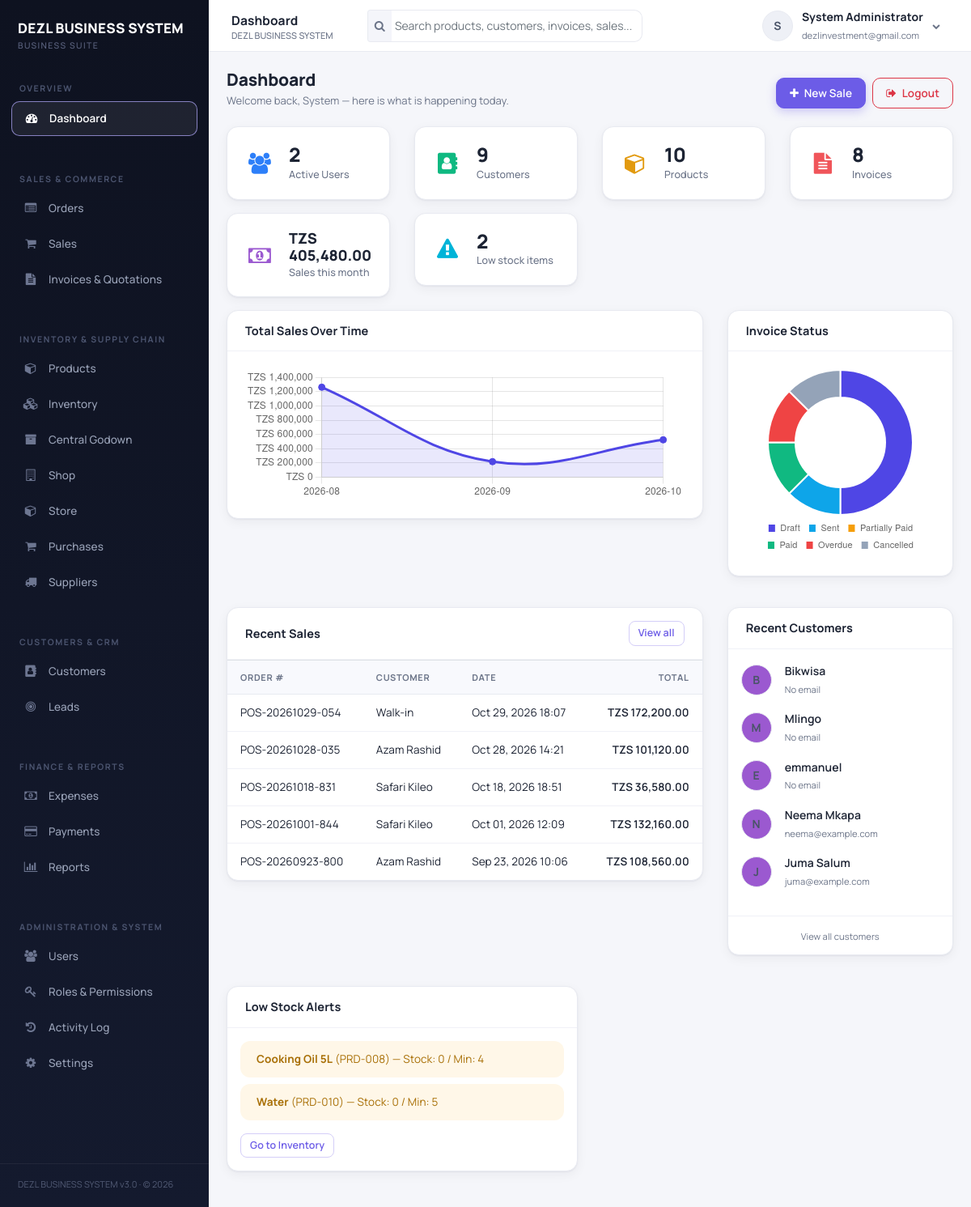
/dashboard.php (signed in), run on the app's committed database.
### tables this page shows
CREATE TABLE `users` (
  `user_id` int(10) UNSIGNED NOT NULL,
  `tenant_id` int(10) UNSIGNED NOT NULL,
  `username` varchar(100) NOT NULL,
  `email` varchar(191) NOT NULL,
  `password_hash` varchar(255) NOT NULL,
  `first_name` varchar(100) NOT NULL,
  `last_name` varchar(100) NOT NULL,
  `phone` varchar(50) DEFAULT NULL,
  `is_active` tinyint(1) NOT NULL DEFAULT 1,
  `last_login` datetime DEFAULT NULL,
  `created_at` timestamp NOT NULL DEFAULT current_timestamp()
);

CREATE TABLE `pos_orders` (
  `order_id` int(10) UNSIGNED NOT NULL,
  `tenant_id` int(10) UNSIGNED NOT NULL,
  `session_id` int(10) UNSIGNED DEFAULT NULL,
  `warehouse_id` int(10) UNSIGNED DEFAULT NULL,
  `order_number` varchar(100) NOT NULL,
  `contact_id` int(10) UNSIGNED DEFAULT NULL,
  `order_date` datetime NOT NULL,
  `subtotal` decimal(12,2) NOT NULL DEFAULT 0.00,
  `tax_amount` decimal(12,2) NOT NULL DEFAULT 0.00,
  `discount` decimal(12,2) NOT NULL DEFAULT 0.00,
  `total` decimal(12,2) NOT NULL DEFAULT 0.00,
  `status` enum('pending','completed','cancelled') NOT NULL DEFAULT 'completed',
  `created_by` int(10) UNSIGNED DEFAULT NULL,
  `created_at` timestamp NOT NULL DEFAULT current_timestamp()
);

CREATE TABLE `tenants` (
  `tenant_id` int(10) UNSIGNED NOT NULL,
  `name` varchar(191) NOT NULL,
  `email` varchar(191) DEFAULT NULL,
  `phone` varchar(50) DEFAULT NULL,
  `address` text DEFAULT NULL,
  `currency_code` varchar(10) NOT NULL DEFAULT 'TZS',
  `created_at` timestamp NOT NULL DEFAULT current_timestamp()
);

CREATE TABLE `contacts` (
  `contact_id` int(10) UNSIGNED NOT NULL,
  `tenant_id` int(10) UNSIGNED NOT NULL,
  `contact_type_id` int(10) UNSIGNED DEFAULT 1,
  `customer_number` varchar(30) DEFAULT NULL,
  `first_name` varchar(100) DEFAULT NULL,
  `last_name` varchar(100) DEFAULT NULL,
  `company_name` varchar(191) DEFAULT NULL,
  `email` varchar(191) DEFAULT NULL,
  `phone` varchar(50) DEFAULT NULL,
  `mobile` varchar(50) DEFAULT NULL,
  `address` text DEFAULT NULL,
  `city` varchar(100) DEFAULT NULL,
  `state` varchar(100) DEFAULT NULL,
  `postal_code` varchar(20) DEFAULT NULL,
  `country` varchar(100) DEFAULT NULL,
  `tax_id` varchar(100) DEFAULT NULL,
  `notes` text DEFAULT NULL,
  `is_customer` tinyint(1) NOT NULL DEFAULT 0,
  `is_active` tinyint(1) NOT NULL DEFAULT 1,
  `created_at` timestamp NOT NULL DEFAULT current_timestamp()
);

### dashboard.php (the view, shortened to what the rows shown need)
<?php
require_once 'header.php';
require_once 'auth_check.php';
$cur = tenant_currency();
$scope_ids = accessible_warehouse_ids();
$wh_scope = $scope_ids === null ? '' : ($scope_ids ? " AND warehouse_id IN (" . implode(',', array_map('intval', $scope_ids)) . ")" : " AND 1 = 0");
$invoice_wh_scope = $scope_ids === null ? '' : ($scope_ids ? " AND i.warehouse_id IN (" . implode(',', array_map('intval', $scope_ids)) . ")" : " AND 1 = 0");
$order_wh_scope = $scope_ids === null ? '' : ($scope_ids ? " AND o.warehouse_id IN (" . implode(',', array_map('intval', $scope_ids)) . ")" : " AND 1 = 0");
$sales_labels = [];
$sales_data = [];
$res = fetch_all(
    "SELECT DATE_FORMAT(issue_date, '%Y-%m') month, SUM(total) total
     FROM invoices WHERE tenant_id = ?{$wh_scope}
     GROUP BY DATE_FORMAT(issue_date, '%Y-%m') ORDER BY month DESC LIMIT 12",
    $current_user->tenant_id
);
foreach (array_reverse($res) as $r) {
    $sales_labels[] = $r['month'];
    $sales_data[] = (float)$r['total'];
}
$status_labels = [];
$status_data = [];
$res = fetch_all(
    "SELECT ds.name, COUNT(i.invoice_id) c
     FROM document_statuses ds
     LEFT JOIN invoices i ON ds.status_id = i.status_id AND i.tenant_id = ?{$invoice_wh_scope}
     WHERE ds.tenant_id = ? AND ds.type = 'invoice'
     GROUP BY ds.status_id",
    $current_user->tenant_id, $current_user->tenant_id
);
foreach ($res as $r) {
    $status_labels[] = $r['name'];
    $status_data[] = (int)$r['c'];
}
$recent_sales = fetch_all(
    "SELECT o.order_id, o.order_number, o.order_date, o.total, c.first_name, c.last_name
     FROM pos_orders o
     LEFT JOIN contacts c ON o.contact_id = c.contact_id
     WHERE o.tenant_id = ?{$order_wh_scope} ORDER BY o.order_date DESC LIMIT 5",
    $current_user->tenant_id
);
$recent_customers = fetch_all(
    "SELECT contact_id, first_name, last_name, email
     FROM contacts WHERE tenant_id = ? AND is_customer = 1
     ORDER BY created_at DESC LIMIT 5",
    $current_user->tenant_id
);
require_once 'navbar.php';
?>
<div class="page-head">
    <div>
        <h1 class="page-title">Dashboard</h1>
        <div class="page-sub">Welcome back, <?php echo e($current_user->first_name); ?> — here is what is happening today.</div>
    </div>
</div>
<div class="row">
    <div class="col-lg-8 mb-3">
        <div class="card">
            <div class="card-body p-0">
                <div class="table-responsive">
                    <table class="table table-hover mb-0">
                        <thead>
                            <tr><th>Order #</th><th>Customer</th><th>Date</th><th class="text-right">Total</th></tr>
                        </thead>
                        <tbody>
                        <?php if (!$recent_sales): ?>
                            <tr><td colspan="4" class="text-center text-muted py-4">No sales yet.</td></tr>
                        <?php else: foreach ($recent_sales as $row): ?>
                            <tr>
                                <td><?php echo e($row['order_number']); ?></td>
                                <td><?php echo e(trim(($row['first_name'] ?? '') . ' ' . ($row['last_name'] ?? '')) ?: 'Walk-in'); ?></td>
                                <td><?php echo e(date('M d, Y H:i', strtotime($row['order_date']))); ?></td>
                                <td class="text-right font-weight-semibold"><?php echo e(money($row['total'], $cur)); ?></td>
                            </tr>
                        <?php endforeach; endif; ?>
                        </tbody>
                    </table>
                </div>
            </div>
        </div>
    </div>
    <div class="col-lg-4 mb-3">
        <div class="card">
            <div class="card-body p-3">
                <?php if (!$recent_customers): ?>
                    <div class="text-center text-muted py-4">No customers yet.</div>
                <?php else: foreach ($recent_customers as $row): ?>
                    <div class="d-flex align-items-center mb-3">
                        <span class="avatar mr-3" style="background:var(--purple)"><?php echo e(strtoupper(substr($row['first_name'] ?? '?', 0, 1))); ?></span>
                        <div class="min-w-0">
                            <div class="font-weight-semibold"><?php echo e(trim(($row['first_name'] ?? '') . ' ' . ($row['last_name'] ?? ''))); ?></div>
                            <small class="text-muted"><?php echo e($row['email'] ?? 'No email'); ?></small>
                        </div>
                    </div>
                <?php endforeach; endif; ?>
            </div>
        </div>
    </div>
</div>
<script>
const salesChart = new Chart(document.getElementById('salesChart'), {
    type: 'line',
    data: {
        labels: <?php echo json_encode($sales_labels); ?>,
        datasets: [{
            label: 'Sales (<?php echo e($cur); ?>)',
            data: <?php echo json_encode($sales_data); ?>,
            borderColor: '#4f46e5',
            backgroundColor: 'rgba(79, 70, 229, .12)',
            fill: true,
            tension: .4,
            pointRadius: 4,
            pointBackgroundColor: '#4f46e5'
        }]
    },
    options: {
        responsive: true,
        plugins: {
            legend: { display: false },
            tooltip: { callbacks: { label: ctx => '<?php echo e($cur); ?> ' + Number(ctx.parsed.y).toLocaleString() } }
        },
        scales: {
            y: { beginAtZero: true, ticks: { callback: v => '<?php echo e($cur); ?> ' + v.toLocaleString() } }
        }
    }
});
new Chart(document.getElementById('statusChart'), {
    type: 'doughnut',
    data: {
        labels: <?php echo json_encode($status_labels); ?>,
        datasets: [{
            data: <?php echo json_encode($status_data); ?>,
            backgroundColor: ['#4f46e5', '#0ea5e9', '#f59e0b', '#10b981', '#ef4444', '#94a3b8'],
            hoverOffset: 10
        }]
    },
    options: {
        responsive: true,
        cutout: '62%',
        plugins: {
            legend: { position: 'bottom', labels: { boxWidth: 10, font: { size: 11 } } },
            tooltip: { callbacks: { label: ctx => ctx.label + ': ' + ctx.parsed + ' invoices' } }
        }
    }
});
</script>
<?php require_once 'footer.php'; ?>

### navbar.php (shortened to what the rows shown need)
<div class="app-main">
    <header class="topbar">
        <div class="dropdown">
            <a href="#" class="user-menu" data-toggle="dropdown">
                <span class="avatar"><?php echo e(strtoupper(substr($current_user->first_name, 0, 1))); ?></span>
                <span class="hide-xs"><strong><?php echo e($current_user->fullName()); ?></strong><br><small class="text-muted"><?php echo e($current_user->email); ?></small></span>
                <i class="fa fa-chevron-down hide-xs" style="font-size:10px;color:var(--text-muted)"></i>
            </a>
        </div>
    </header>
    <main class="app-content">

### data on the page
users: first_name "S", $current_user->fullName() "System Administrator", email "dezlinvestment@gmail.com", first_name "System"
pos_orders: order_number "POS-20261029-054", last_name "Walk-in", order_date "Oct 29, 2026 18:07", total.currency_code "TZS 172,200.00"
pos_orders: order_number "POS-20261028-035", contact.last_name "Azam Rashid", order_date "Oct 28, 2026 14:21", total.currency_code "TZS 101,120.00"
pos_orders: order_number "POS-20261018-831", contact.last_name "Safari Kileo", order_date "Oct 18, 2026 18:51", total.currency_code "TZS 36,580.00"
pos_orders: order_number "POS-20261001-844", contact.last_name "Safari Kileo", order_date "Oct 01, 2026 12:09", total.currency_code "TZS 132,160.00"
pos_orders: order_number "POS-20260923-800", contact.last_name "Azam Rashid", order_date "Sep 23, 2026 10:06", total.currency_code "TZS 108,560.00"
contacts: first_name "B", first_name "Bikwisa", email "No email"
contacts: first_name "M", first_name "Mlingo", email "No email"
contacts: first_name "E", first_name "emmanuel", email "No email"
contacts: first_name "N", first_name+last_name "Neema Mkapa", email "neema@example.com"
contacts: first_name "J", first_name+last_name "Juma Salum", email "juma@example.com"

### other printed values
$page_title "Dashboard"
APP_NAME "DEZL BUSINESS SYSTEM"
$counts['users'] "2"
$counts['customers'] "9"
$counts['products'] "10"
$counts['invoices'] "8"
money($month_sales, $cur) "TZS 405,480.00"
count($low_stock) "2"
$row['name'] "Cooking Oil 5L"
$row['code'] "PRD-008"
$row['total_stock'] "0"
$row['min_stock_level'] "4"
$row['name'] "Water"
$row['code'] "PRD-010"
$row['min_stock_level'] "5"
